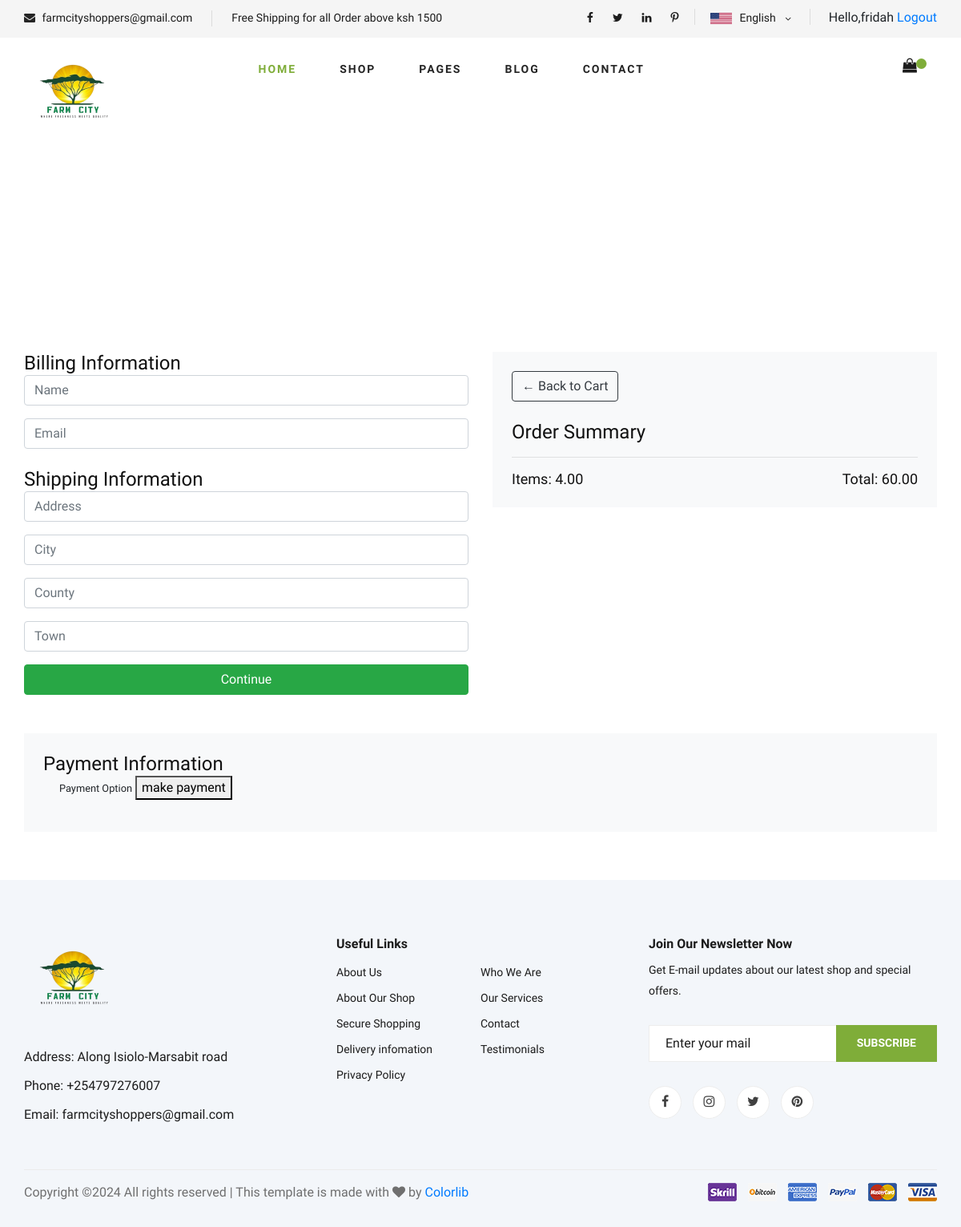
/checkout/ (signed in), run on an earlier commit of the app's database.
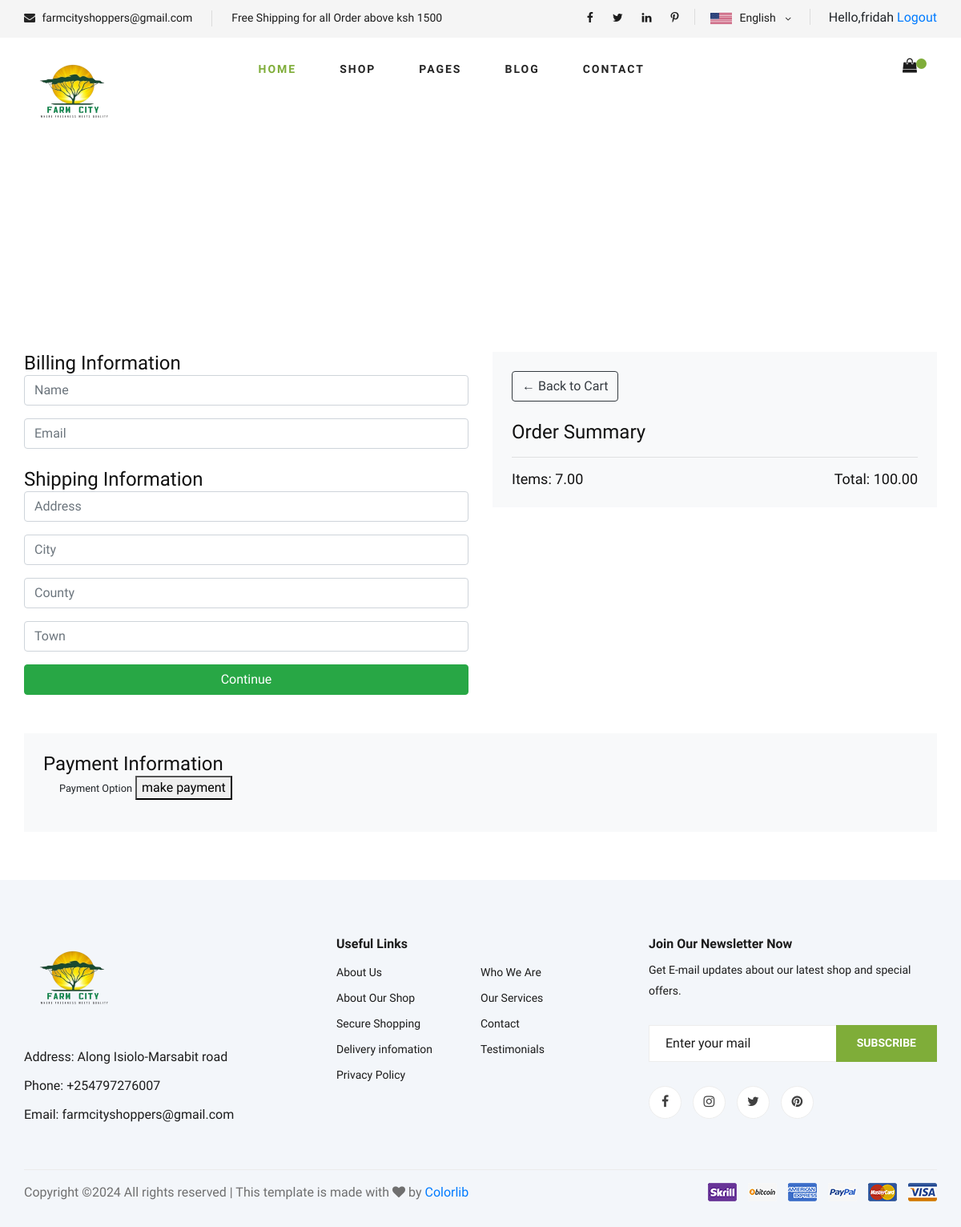
And on a later commit of the database.
### farmcityecommerce/models.py (models this page shows, shortened)
class Order(models.Model):
    customer = models.ForeignKey(Customer, on_delete=models.SET_NULL, blank=True, null=True)
    date_ordered= models.DateTimeField(auto_now_add=True)
    complete = models.BooleanField(default=False, null=True, blank=False)
    transction_id = models.CharField(max_length=200, null=True)
    @property
    def get_cart_total(self):
        orderitems = self.orderitem_set.all()
        total = sum([item.get_total for item in orderitems])
        return total
    @property
    def get_cart_items(self):
        orderitems = self.orderitem_set.all()
        total = sum([item.quantity for item in orderitems])
        return total

class OrderItem(models.Model):
     product = models.ForeignKey(Product, on_delete=models.SET_NULL, blank=True, null=True)
     order = models.ForeignKey(Order, on_delete=models.SET_NULL, blank=True, null=True)
     quantity = models.IntegerField(default=0, null=True, blank=True)
     date_added = models.DateTimeField(auto_now_add=True)
     @property
     def get_total(self):
         total = self.product.price * self.quantity
         return total

class Product(models.Model):
    name = models.CharField(max_length=300,null=True)
    description= models.TextField()
    price= models.FloatField()
    Availability = models.BooleanField(default=False,null=True,blank=False)
    image = models.ImageField(upload_to='product/' ,null=True, blank=True)

### farmcityecommerce/views.py (the view)
# urls.py: path("checkout/", views.checkout, name="checkout"),
def checkout(request):
    if request.user.is_authenticated:
        customer = request.user.customer
        order, created = Order.objects.get_or_create(customer=customer, complete= False)
        items= order.orderitem_set.all()
        cartItems = order.get_cart_items
    else:
        items = []
        order = {'get_cart_total':0, 'get_cart_items':0}
    context= {'items': items,'order':order}
    return render(request, 'farmcityecommerce/checkout.html',context)

### farmcityecommerce/templates/farmcityecommerce/checkout.html (shortened to what this page needs)
{% extends 'partials/base.html' %}
{% load static %}
{% block content %}
    <section class="breadcrumb-section set-bg" data-setbg="img/breadcrumb.jpg">
        <div class="container">
            <div class="row">
                <div class="col-lg-12 text-center">
                    <div class="breadcrumb__text">
                        <h2>Checkout</h2>
                        <div class="breadcrumb__option">
                            <a href="./home.html">Home</a>
                            <span>Checkout</span>
                        </div>
                    </div>
                </div>
            </div>
        </div>
    </section>
<section class="checkout spad">
    <div class="container">
        <div class="row">
            <div class="col-lg-6">
                <form id="form">
                    <div id="user-info">
                        <h4>Billing Information</h4>
                        <div class="form-field mb-3">
                            <input required class="form-control" type="text" name="name" placeholder="Name">
                        </div>
                        <div class="form-field mb-3">
                            <input required class="form-control" type="email" name="email" placeholder="Email">
                        </div>
                    </div>
                    <div id="shipping-info">
                        <h4 class="mt-4">Shipping Information</h4>
                        <div class="form-field mb-3">
                            <input required class="form-control" type="text" name="address" placeholder="Address">
                        </div>
                        <div class="form-field mb-3">
                            <input required class="form-control" type="text" name="city" placeholder="City">
                        </div>
                        <div class="form-field mb-3">
                            <input required class="form-control" type="text" name="county" placeholder="County">
                        </div>
                        <div class="form-field mb-3">
                            <input required class="form-control" type="text" name="town" placeholder="Town">
                        </div>
                        <input id="form-button" class="btn btn-success btn-block" type="submit" value="Continue">
                    </div>
                </form>
            </div>
            <div class="col-lg-6">
                <div class="container bg-light p-4">
                    <a class="btn btn-outline-dark mb-4" href="{% url 'farmcityecommerce:cart' %}">&#x2190; Back to Cart</a>
                    <h4>Order Summary</h4>
                    <hr>
                    <div class="d-flex justify-content-between">
                        <h5>Items: {{ order.get_cart_items|floatformat:2 }}</h5>
                        <h5>Total: {{ order.get_cart_total|floatformat:2 }}</h5>
                    </div>
                </div>
            </div>
        </div>
        <div class="row mt-5">
            <div class="col-lg-12">
                <div class="container bg-light p-4">
                    <h4>Payment Information</h4>
                    <div class="form-check mb-3" id="paymentOption">
                        <small>Payment Option</small>
                        <button id="make-payment">make payment</button>
                </div>
            </div>
        </div>
    </div>
</section>
{% endblock content %}

What changed in the data, as far as the page shows it:
changed through a linked row, Order: get_cart_items "4.00" → "7.00"; get_cart_total "60.00" → "100.00"
